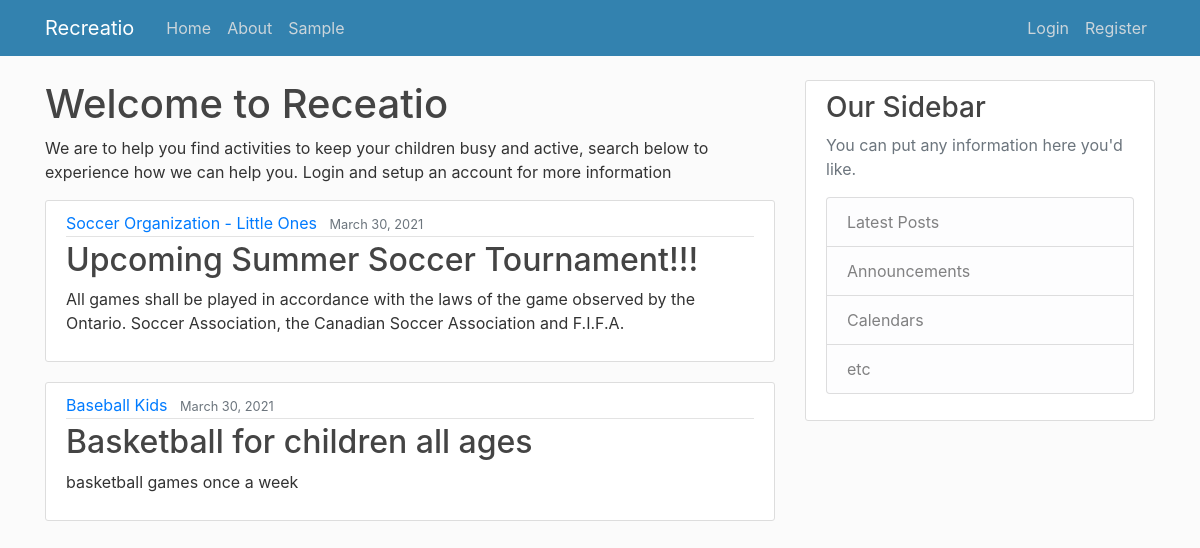
The page / on the database its author committed.
### users/models.py (models this page shows, shortened)
class Activities(models.Model):
    start_date = models.DateField(verbose_name="Start Date (YYYY-MM-DD)")
    end_date = models.DateField(verbose_name="End Date (YYYY-MM-DD)")
    age_group_young = models.IntegerField(default = 0, verbose_name="Youngest Age") #flag year of birth
    age_group_old = models.IntegerField(default = 20, verbose_name="Oldest Age") #flag year of birth
    reg_start = models.DateTimeField(default = datetime.datetime.now(tz=timezone.utc), verbose_name="Registration Start Time")  #set up when registration is open
    reg_end = models.DateTimeField(default = datetime.datetime.now(tz=timezone.utc), verbose_name="Registration End Time")    #set up when registration is closed
    max_size = models.IntegerField(default = 0, verbose_name="Registration Maximum")    #set up the size of a class
    description = models.CharField(max_length=300)
    organization = models.ForeignKey(Organization, on_delete=models.CASCADE)
    title = models.CharField(max_length = 100)
    date_posted = models.DateTimeField(default=timezone.now)
    author = models.ForeignKey(User, on_delete=models.CASCADE)

class Organization(models.Model):
    name = models.CharField(max_length=50)
    city = models.CharField(max_length=40)
    leaders = models.ManyToManyField(Profile)

### users/views.py (the view)
# urls.py: path('', ActivityListView.as_view(), name='web-home'),
class ActivityListView(ListView):
    model = Activities
    template_name = 'web/home.html'
    context_object_name = 'activities'
    ordering = ['-date_posted'] #orders posts from newest to oldest

### web/templates/web/home.html
{% extends "web/base.html" %}
{% block content %}
  <body>
    <h1>Welcome to Receatio </h1>
    <p>We are to help you find activities to keep your children busy and active, search below to experience how we can help you.
      Login and setup an account for more information</p>
    {% for activity in activities %}
      <article class="media content-section">
        <div class="media-body">
          <div class="article-metadata">
            <a class="mr-2" href="#">{{ activity.organization.name }}</a>
            <small class="text-muted">{{ activity.date_posted|date:"F d, Y"}}</small>
          </div>
          <h2><a class="article-title" href="{% url 'activity-detail' activity.id %}">{{ activity.title }}</a></h2>
          <p class="article-content">{{ activity.description }}</p>
        </div>
      </article>
    {% endfor %}
    </body>
{% endblock content %}

### web/static/web/main.css (style rules this page uses)
body { background: #fafafac0; color: #333333; margin-top: 5rem; }
h1, h2, h3, h4, h5, h6 { color: #444444; }
.content-section { background: #ffffff; padding: 10px 20px; border: 1px solid #dddddd; border-radius: 3px; margin-bottom: 20px; }
.article-title { color: #444444; }
.article-content { white-space: pre-line; }
.article-metadata { padding-bottom: 1px; margin-bottom: 4px; border-bottom: 1px solid #e3e3e3 }

### rows shown on the page
Activities: organization.name "Soccer Organization - Little Ones", date_posted "March 30, 2021", title "Upcoming Summer Soccer Tournament!!!", description "All games shall be played in accordance with the laws of the game observed by the Ontario. Soccer Association, the Canadian Soccer Association and F.I.F.A."
Activities: organization.name "Baseball Kids", date_posted "March 30, 2021", title "Basketball for children all ages", description "basketball games once a week"
